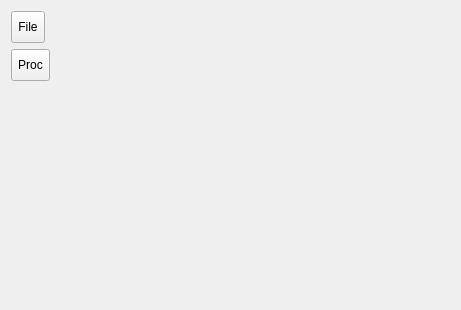
<?xml version="1.0" encoding="UTF-8"?>
<ui version="4.0">
 <class>OverSegView</class>
 <widget class="QWidget" name="OverSegView">
  <property name="geometry">
   <rect>
    <x>0</x>
    <y>0</y>
    <width>461</width>
    <height>310</height>
   </rect>
  </property>
  <property name="windowTitle">
   <string>Form</string>
  </property>
  <layout class="QGridLayout" name="gridLayout">
   <item row="0" column="1" rowspan="3">
    <widget class="QWidget" name="widget" native="true"/>
   </item>
   <item row="0" column="0">
    <widget class="QToolButton" name="toolButton">
     <property name="minimumSize">
      <size>
       <width>32</width>
       <height>32</height>
      </size>
     </property>
     <property name="text">
      <string>File</string>
     </property>
     <property name="iconSize">
      <size>
       <width>30</width>
       <height>30</height>
      </size>
     </property>
    </widget>
   </item>
   <item row="1" column="0">
    <widget class="QToolButton" name="toolButton_2">
     <property name="minimumSize">
      <size>
       <width>32</width>
       <height>32</height>
      </size>
     </property>
     <property name="text">
      <string>Proc</string>
     </property>
     <property name="iconSize">
      <size>
       <width>30</width>
       <height>30</height>
      </size>
     </property>
    </widget>
   </item>
  </layout>
 </widget>
 <resources/>
 <connections/>
</ui>
